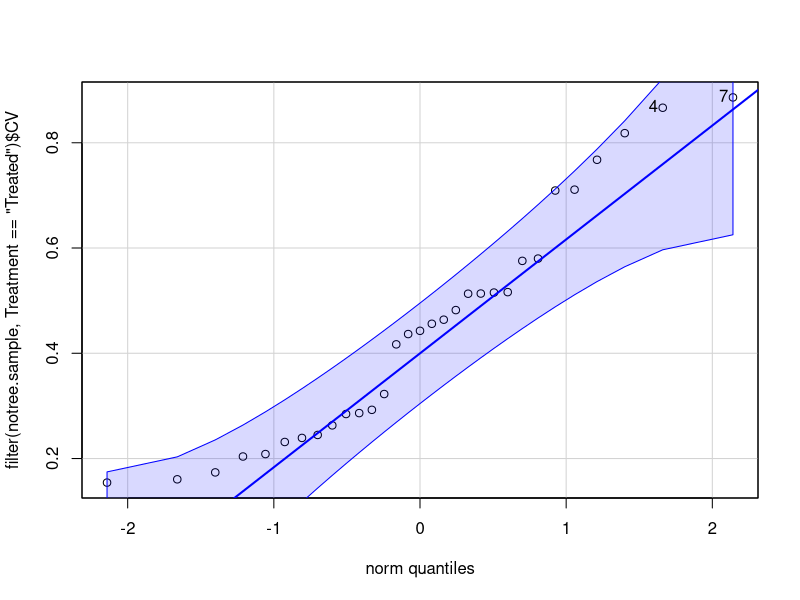
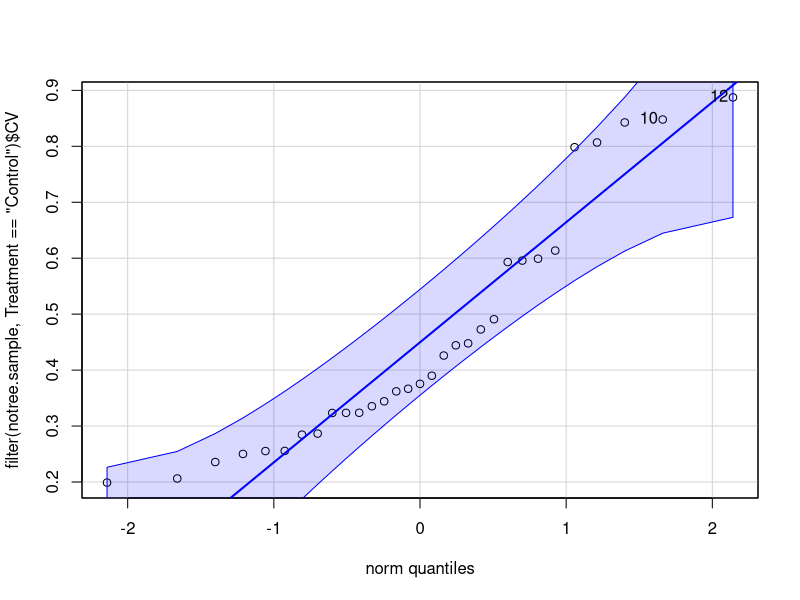
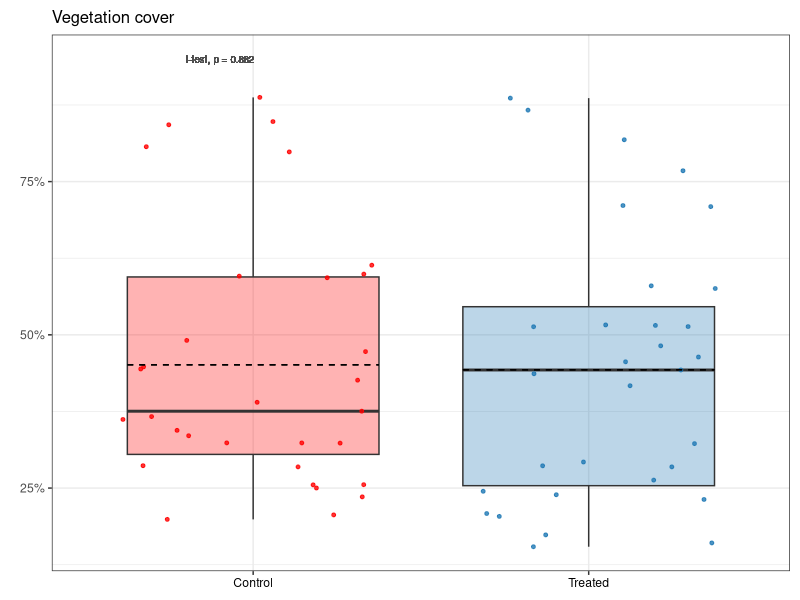
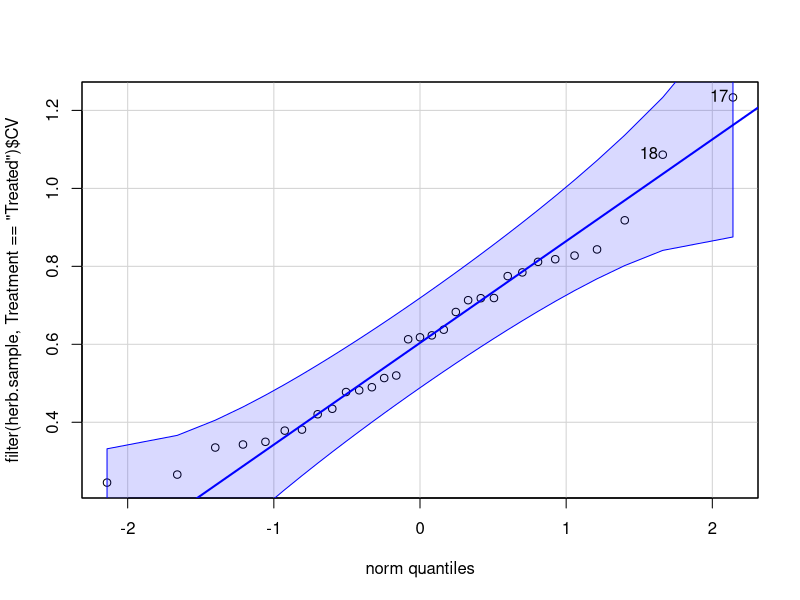
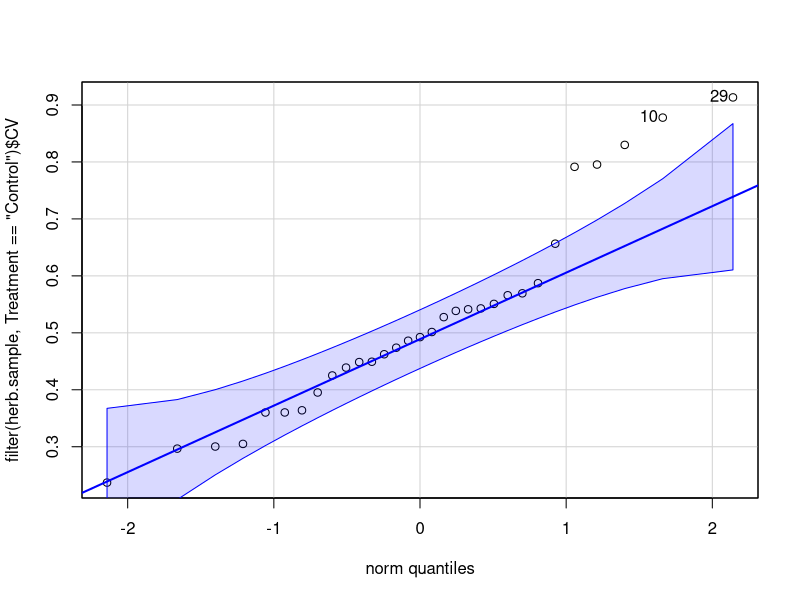
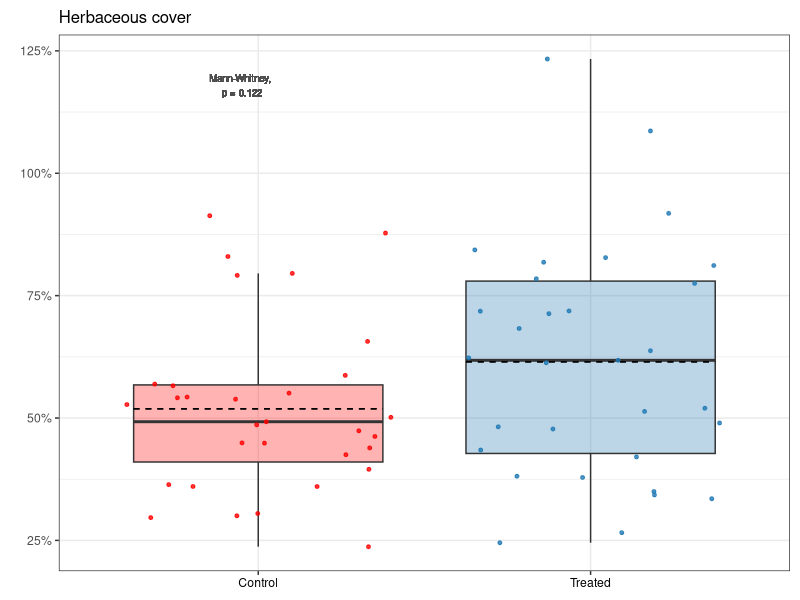
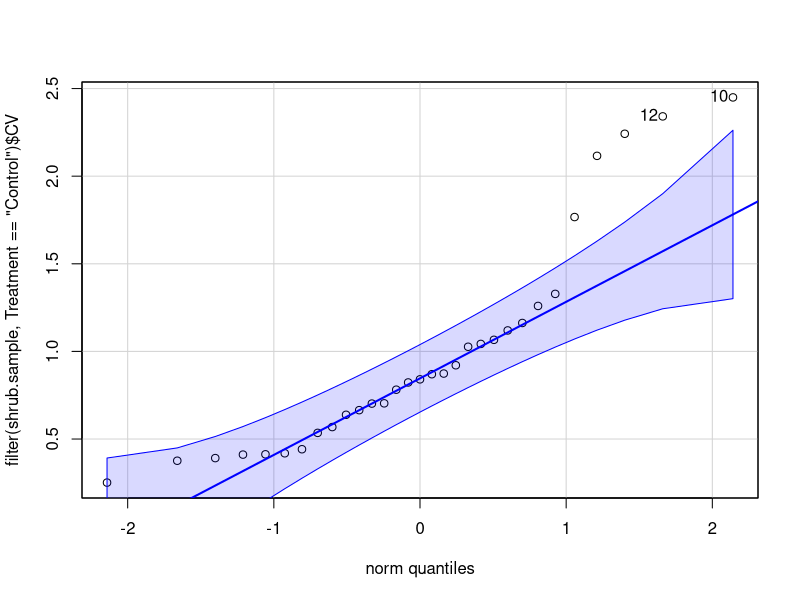
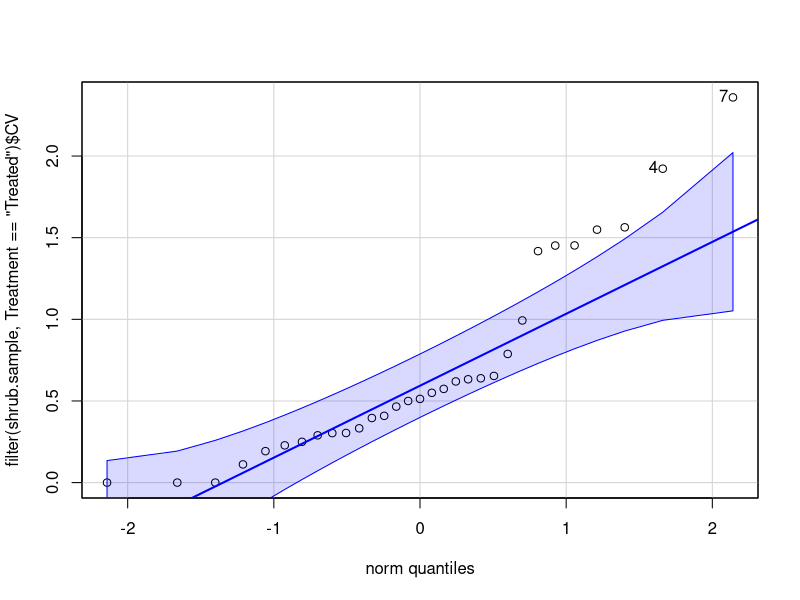

These charts were generated, in order, by the following R code: (Note: this script raises an error after producing the figures.)
# Purpose: Create veg CV figures for publication, and code for published R Markdown.
#   Main figures: combined notree, herb, shrub
#   Supp figures: combined richness & Shannon
#   Code: calculate CV, qq-plots, t-test/Mann-Whitney, plot

# Will use Mann-Whitney rather than log transformation for ease of interpretation.

# Created: 2023-08-28
# Last updated: 2023-08-29

library(tidyverse)
library(car)
library(scales)
library(ggpubr)

# Load data ---------------------------------------------------------------

notree.all <- read_csv("data/publish/Herb-and-shrub-cover_2012-2021.csv")
herb.all <- read_csv("data/publish/Herb-cover_2012-2021.csv") 
shrub.all <- read_csv("data/publish/Shrub-cover_2012-2021.csv")
per.div <- read_csv("data/publish/Perennial-plant-diversity_2012-2021.csv")


# Notree cover ------------------------------------------------------------

# Find CV for each sample over time
notree.sample <- notree.all |> 
  group_by(Sample, Treatment) |> 
  summarise(CV = sd(Cover) / mean(Cover),
            .groups = "keep")

# Explore distribution
qqPlot(filter(notree.sample, Treatment == "Treated")$CV) # normal
qqPlot(filter(notree.sample, Treatment == "Control")$CV) # normal

# Compare means
t.test(filter(notree.sample, Treatment == "Treated")$CV,
       filter(notree.sample, Treatment == "Control")$CV) # NS, p = 0.882

# Plot
notree.plot.cv <- notree.sample |> 
  ggplot(aes(x = Treatment, y = CV)) +
  geom_boxplot(alpha = 0.3,
               outlier.shape = NA,
               aes(fill = Treatment)) +
  geom_jitter(size = 1,
              alpha = 0.8,
              aes(color = Treatment)) +
  scale_color_manual(values = c("red", "#1F78B4")) +
  scale_fill_manual(values = c("red", "#1F78B4")) +
  labs(title = "Vegetation cover",
       x = NULL,
       y = NULL) +
  theme_bw() +
  theme(legend.position = "none") +
  scale_y_continuous(labels = percent) +
  theme(axis.text.x = element_text(color = "black")) +
  geom_text(aes(x = 0.9, y = 0.95, label = "t-test, p = 0.882"),
            color = "gray30",
            size = 2.5) +
  theme(plot.margin = margin(0.1, 0.1, 0.1, 0.2, "in")) +
  stat_summary(fun = mean, geom = "errorbar", aes(ymax = after_stat(y), ymin = after_stat(y)),
               width = 0.75, linetype = "dashed") +
  theme(plot.title = element_text(size = 12))
notree.plot.cv



# Herb cover --------------------------------------------------------------

# Find CV for each sample over time
herb.sample <- herb.all |> 
  group_by(Sample, Treatment) |> 
  summarise(CV = sd(Cover) / mean(Cover),
            .groups = "keep")

# Explore distribution
qqPlot(filter(herb.sample, Treatment == "Treated")$CV) # normal
qqPlot(filter(herb.sample, Treatment == "Control")$CV) # not quite normal?

# Compare means
wilcox.test(filter(herb.sample, Treatment == "Treated")$CV,
            filter(herb.sample, Treatment == "Control")$CV) # NS, p = 0.148

# Plot
herb.plot.cv <- herb.sample |> 
  ggplot(aes(x = Treatment, y = CV)) +
  geom_boxplot(alpha = 0.3,
               outlier.shape = NA,
               aes(fill = Treatment)) +
  geom_jitter(size = 1,
              alpha = 0.8,
              aes(color = Treatment)) +
  scale_color_manual(values = c("red", "#1F78B4")) +
  scale_fill_manual(values = c("red", "#1F78B4")) +
  labs(title = "Herbaceous cover",
       x = NULL, 
       y = NULL) +
  theme_bw() +
  theme(legend.position = "none") +
  scale_y_continuous(labels = percent)  +
  theme(axis.text.x = element_text(color = "black")) +
  geom_text(aes(x = 0.95, y = 1.18, label = "Mann-Whitney, \np = 0.122"),
            color = "gray30",
            size = 2.5) +
  theme(plot.margin = margin(0.1, 0.1, 0.1, 0.2, "in")) +
  stat_summary(fun = mean, geom = "errorbar", aes(ymax = after_stat(y), ymin = after_stat(y)),
               width = 0.75, linetype = "dashed") +
  theme(plot.title = element_text(size = 12))
herb.plot.cv


# Shrub cover -------------------------------------------------------------

# Find CV for each sample over time
shrub.sample <- shrub.all |> 
  group_by(Sample, Treatment) |> 
  summarise(CV = sd(Cover) / mean(Cover),
            .groups = "keep") # NaNs produced because some have 0 cover and can't divide by 0

# Replace NaNs with 0
shrub.sample[1, 3] <- 0
shrub.sample[5, 3] <- 0
shrub.sample[8, 3] <- 0

# Explore distribution
qqPlot(filter(shrub.sample, Treatment == "Control")$CV) # not normal
qqPlot(filter(shrub.sample, Treatment == "Treated")$CV) # not normal

# Compare means
wilcox.test(filter(shrub.sample, Treatment == "Treated")$CV,
            filter(shrub.sample, Treatment == "Control")$CV,
            exact = FALSE) # p = 0.01429


# Plot
letters.shrub <- data.frame(x = c(1, 2),
                            y = c(2.5, 2.5),
                            label = c("a", "b"))

shrub.plot.cv <- shrub.sample |> 
  ggplot(aes(x = Treatment, y = CV)) +
  geom_boxplot(alpha = 0.3,
               outlier.shape = NA,
               aes(fill = Treatment)) +
  geom_jitter(size = 1,
              alpha = 0.8,
              aes(color = Treatment)) +
  scale_color_manual(values = c("red", "#1F78B4")) +
  scale_fill_manual(values = c("red", "#1F78B4")) +
  labs(title = "Shrub cover",
       x = NULL,
       y = "Coefficient of variation") +
  theme_bw() +
  theme(legend.position = "none") +
  scale_y_continuous(labels = percent)  +
  theme(axis.text.x = element_text(color = "black")) +
  geom_text(aes(x = 0.95, y = 2.75, label = "Mann-Whitney, \np = 0.014"),
            color = "gray30",
            size = 2.5) +
  geom_text(data = letters.shrub,
            aes(x = x, y = y, label = label),
            color = "black") +
  theme(plot.margin = margin(0.1, 0, 0.1, 0.1, "in")) +
  stat_summary(fun = mean, geom = "errorbar", aes(ymax = after_stat(y), ymin = after_stat(y)),
               width = 0.75, linetype = "dashed") +
  theme(plot.title = element_text(size = 12))
shrub.plot.cv


# Combine notree, herb, shrub ---------------------------------------------

tiff("figures/2023-09_publish-figures/CV_shrub-herb-notree.tiff", units = "in", height = 4, width = 7, res = 1000)
ggarrange(shrub.plot.cv, herb.plot.cv, notree.plot.cv,
          ncol = 3, nrow = 1,
          labels = c("(A)", "(B)", "(C)")) 

dev.off()


# Richness ----------------------------------------------------------------

# Find CV for each sample over time
rich.sample <- per.div |> 
  group_by(Sample, Treatment) |> 
  summarise(CV = sd(rich) / mean(rich),
            .groups = "keep")

# Explore distribution
qqPlot(filter(rich.sample, Treatment == "Treated")$CV) # not quite normal
qqPlot(filter(rich.sample, Treatment == "Control")$CV) # normal

# Compare means
wilcox.test(filter(rich.sample, Treatment == "Treated")$CV,
            filter(rich.sample, Treatment == "Control")$CV) # NS, p = 0.093

# Plot
rich.plot.cv <- rich.sample |> 
  ggplot(aes(x = Treatment, y = CV)) +
  geom_boxplot(alpha = 0.3,
               outlier.shape = NA,
               aes(fill = Treatment)) +
  geom_jitter(size = 1,
              alpha = 0.8,
              aes(color = Treatment)) +
  scale_color_manual(values = c("red", "#1F78B4")) +
  scale_fill_manual(values = c("red", "#1F78B4")) +
  labs(title = "Perennial plant species \nrichness",
       x = NULL,
       y = "Coefficient of variation") +
  theme_bw() +
  theme(legend.position = "none") +
  scale_y_continuous(labels = percent) +
  theme(axis.text.x = element_text(color = "black")) +
  geom_text(aes(x = 0.95, y = 0.65, label = "Mann-Whitney, \np = 0.062"),
            color = "gray30",
            size = 2.5) +
  theme(plot.margin = margin(0.1, 0.1, 0.1, 0.1, "in")) +
  stat_summary(fun = mean, geom = "errorbar", aes(ymax = after_stat(y), ymin = after_stat(y)),
               width = 0.75, linetype = "dashed") +
  theme(plot.title = element_text(size = 12))
rich.plot.cv


# Shannon -----------------------------------------------------------------

# Find CV for each sample over time
shan.sample <- per.div |> 
  group_by(Sample, Treatment) |> 
  summarise(CV = sd(shan) / mean(shan),
            .groups = "keep")

# Explore distribution
qqPlot(filter(shan.sample, Treatment == "Treated")$CV) # normal
qqPlot(filter(shan.sample, Treatment == "Control")$CV) # almost normal

# Compare
t.test(filter(shan.sample, Treatment == "Treated")$CV,
       filter(shan.sample, Treatment == "Control")$CV) # NS, p = 0.075

# Plot
shan.plot.cv <- shan.sample |> 
  ggplot(aes(x = Treatment, y = CV)) +
  geom_boxplot(alpha = 0.3,
               outlier.shape = NA,
               aes(fill = Treatment)) +
  geom_jitter(size = 1,
              alpha = 0.8,
              aes(color = Treatment)) +
  scale_color_manual(values = c("red", "#1F78B4")) +
  scale_fill_manual(values = c("red", "#1F78B4")) +
  labs(title = "Perennial plant diversity",
       x = NULL,
       y = NULL) +
  theme_bw() +
  theme(legend.position = "none") +
  scale_y_continuous(labels = percent) +
  theme(axis.text.x = element_text(color = "black")) +
  geom_text(aes(x = 0.95, y = 0.83, label = "t-test, p = 0.075"),
            color = "gray30",
            size = 2.5) +
  theme(plot.margin = margin(0.1, 0.1, 0.1, 0.15, "in")) +
  stat_summary(fun = mean, geom = "errorbar", aes(ymax = after_stat(y), ymin = after_stat(y)),
               width = 0.75, linetype = "dashed") +
  theme(plot.title = element_text(size = 12))
shan.plot.cv



# Combine richness & Shannon ----------------------------------------------

# Supplemental figure
tiff("figures/2023-09_publish-figures/CV_rich-shan.tiff", units = "in", height = 4, width = 5.5, res = 300)
ggarrange(rich.plot.cv, shan.plot.cv,
          ncol = 2, nrow = 1,
          labels = c("(A)", "(B)")) 

dev.off()



save.image("RData/Publish_CV.RData")
